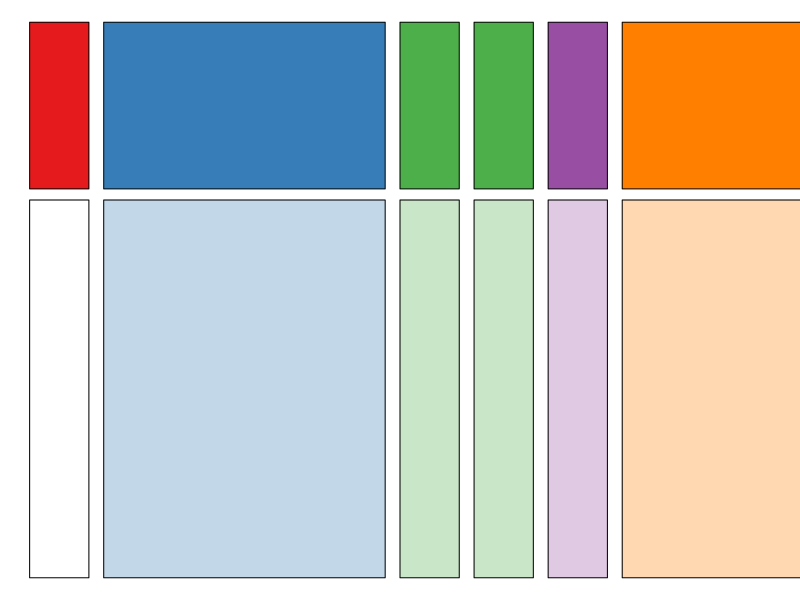
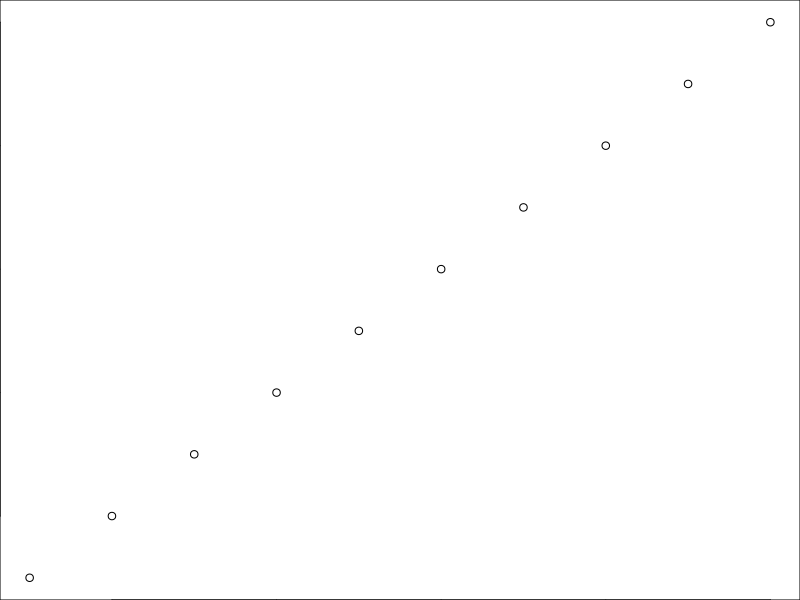
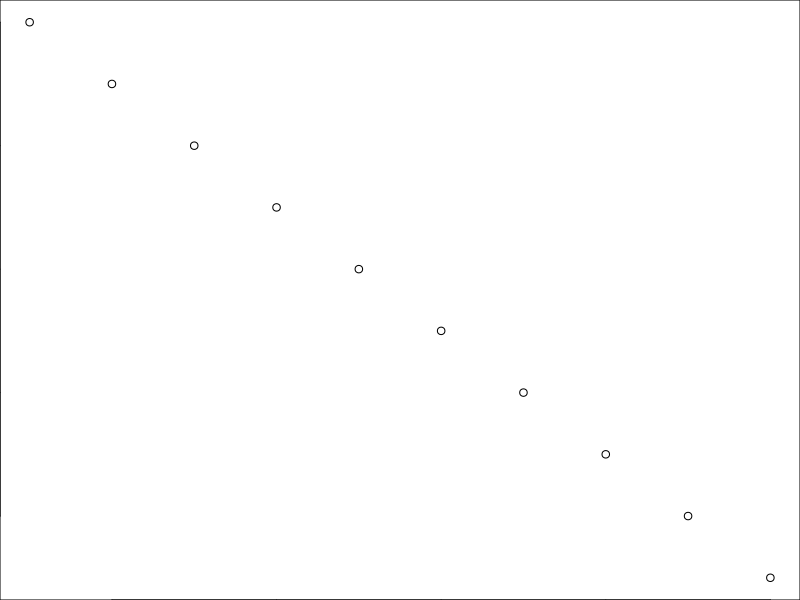

Reproduce these figures in R, in order.
## ---- chunk 1
knitr::opts_chunk$set(
  collapse = TRUE,
  comment = "#>"
)
## ---- chunk 2
########################################################################
########################################################################
########################################################################
#        Notation
########################################################################
########################################################################
########################################################################
## ---- chunk 3
par(mar = c(0,0,0,0))
plot(c(0,1), c(0,1), type = 'n', bty = 'n', xaxt = 'n', yaxt = 'n', 
  xlab = '', ylab = '')
rect(0, .7, .08, 1, col = rgb(228/255,26/255,28/255))
rect(0, 0, .08, .68, col = 'white')
rect(.1, .7, .48, 1, col = rgb(55/255,126/255,184/255))
rect(.1, 0, .48, .68, col = rgb(55/255,126/255,184/255, alpha = .3))
rect(.5, .7, .58, 1, col = rgb(77/255,175/255,74/255))
rect(.6, .7, .68, 1, col = rgb(77/255,175/255,74/255))
rect(.5, 0, .58, .68, col = rgb(77/255,175/255,74/255, alpha = .3))
rect(.6, 0, .68, .68, col = rgb(77/255,175/255,74/255, alpha = .3))
rect(.7, .7, .78, 1, col = rgb(152/255,78/255,163/255))
rect(.7, 0, .78, .68, col = rgb(152/255,78/255,163/255, alpha = .3))
rect(.8, .7, 2, 1, col = rgb(255/255,127/255,0/255))
rect(.8, 0, 2, .68, col = rgb(255/255,127/255,0/255, alpha = .3))
## ---- chunk 4
plot(1:10)
plot(10:1)
## ---- chunk 5
knitr::kable(head(mtcars, 10))
